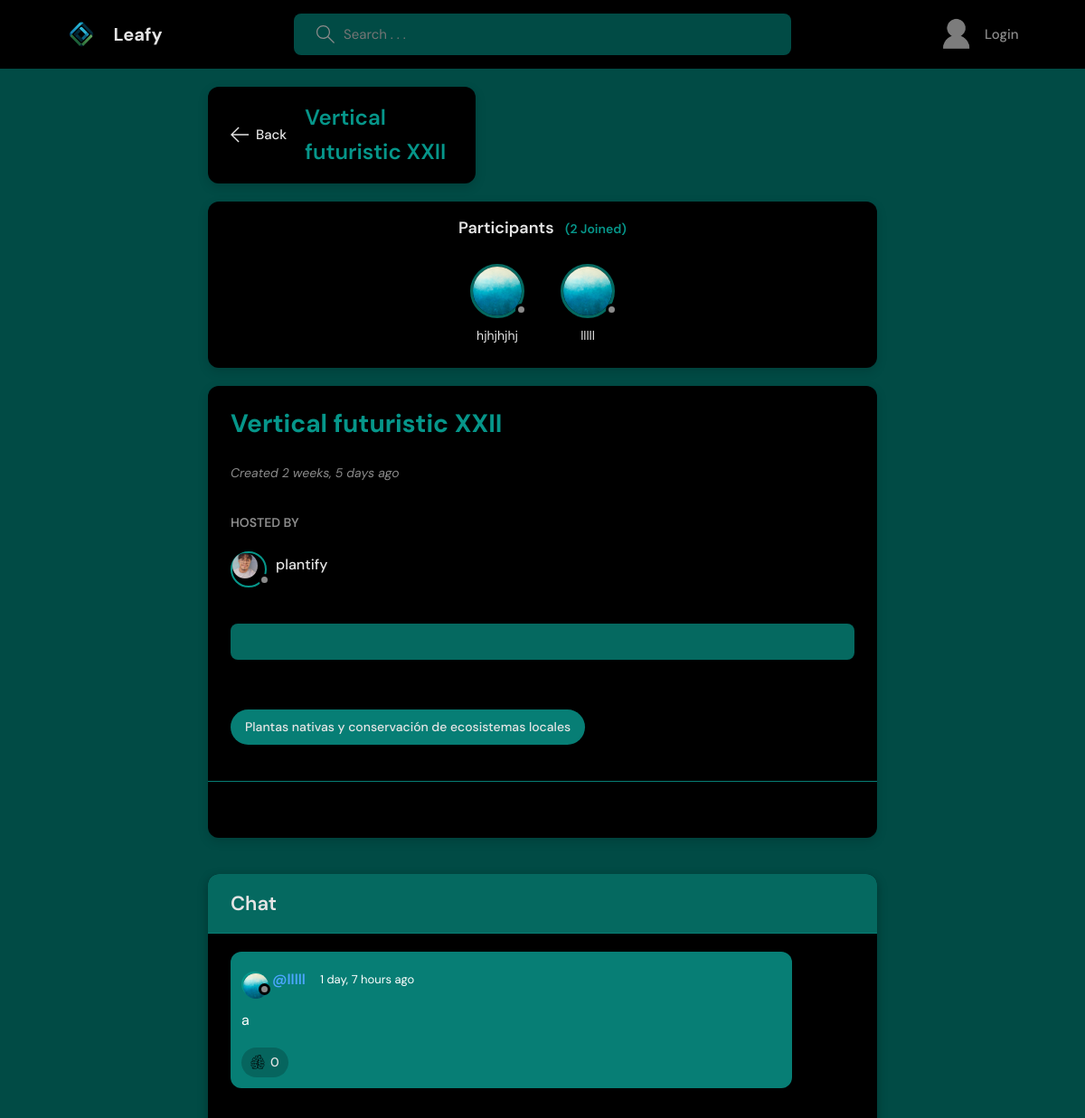
The app's page /room/4 (upper part), older data.
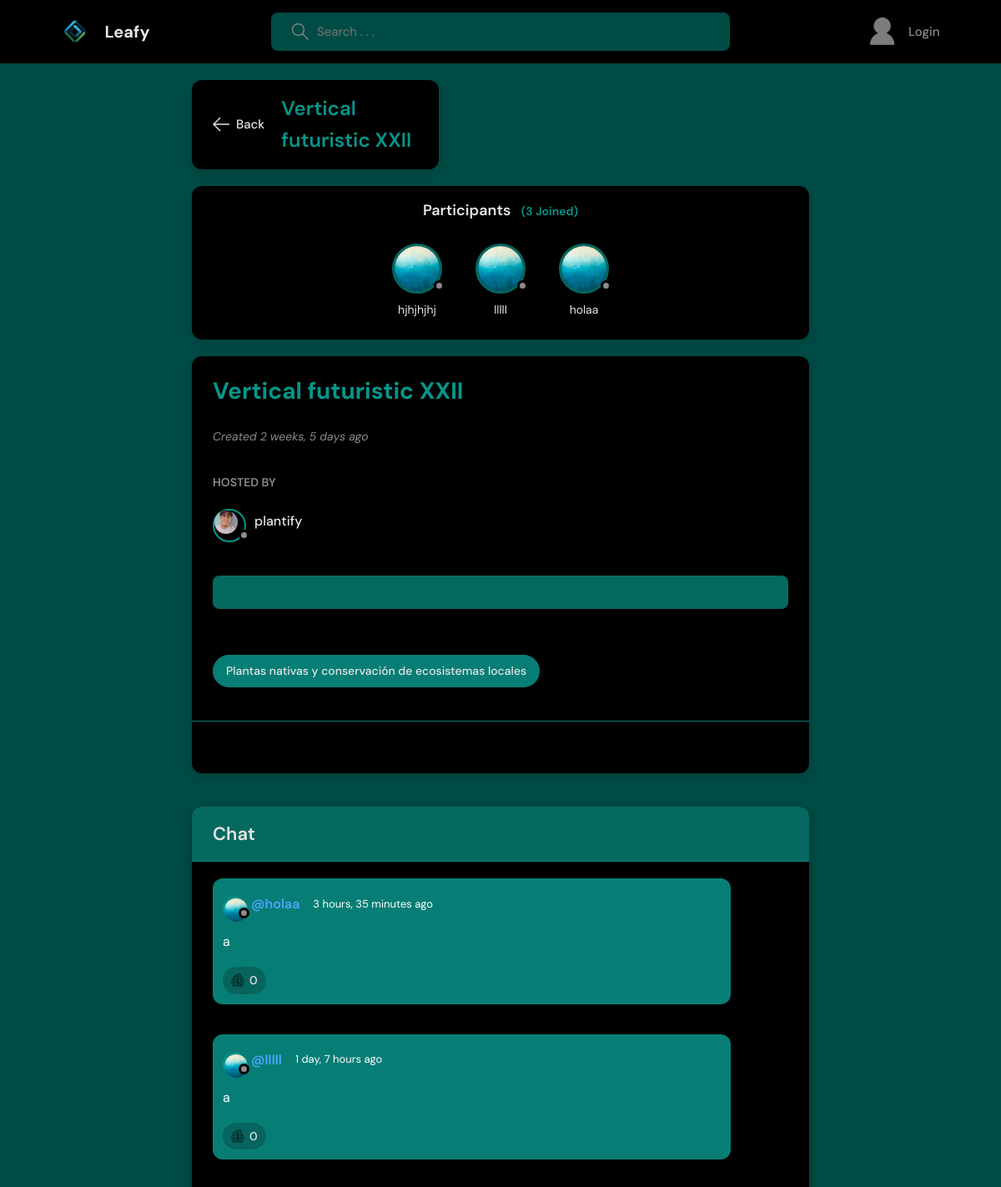
The same page, newer data.
### base/models.py (models this page shows, shortened)
class User(AbstractUser):
    name = models.CharField(max_length=200, null=True)
    email = models.EmailField(unique=True, null=True)
    bio = models.TextField(null=True)
    avatar = models.ImageField(null=True, default="blue.jpg")
    USERNAME_FIELD = 'email'
    REQUIRED_FIELDS = []

class Message(models.Model):
    user = models.ForeignKey(User, on_delete=models.CASCADE)
    room = models.ForeignKey(Room, on_delete=models.CASCADE)
    body = models.TextField()
    parent = models.ForeignKey('self', on_delete=models.CASCADE, null=True, blank=True, related_name='replies')
    depth = models.IntegerField(default=0)  # 0 para mensajes principales, 1-2 para respuestas
    likes = models.ManyToManyField(User, related_name='message_likes', blank=True)
    updated = models.DateTimeField(auto_now=True)
    created = models.DateTimeField(auto_now_add=True)
    class Meta:
        ordering = ['-updated', '-created']

### base/views.py (the view, shortened to what this page needs)
# urls.py: path('room/<str:pk>', views.room, name = "room"),
def room(request, pk):
    room = Room.objects.get(id=pk)
    room_messages = room.message_set.filter(parent=None).select_related('user').prefetch_related('replies', 'replies__user', 'replies__replies', 'replies__replies__user')
    participants = room.participants.all()
    context = {
        'room': room,
        'room_messages': room_messages,
        'participants': participants
    }
    return render(request, 'base/room.html', context)

### base/models.py (called while the page is built)
    def __str__(self):
        return self.name

### base/templates/base/room.html (shortened to what the changed rows need)
{%  extends 'main.html' %}
{% load static %}
{% block content %}
    <link rel="stylesheet" href="{% static 'styles/room.css' %}" />
    <link rel="stylesheet" href="{% static 'styles/room_replies.css' %}" />
    <main class="profile-page layout layout--2">
      <div class="container room-container" id="room-view">
        <div class="room-nav">
          <div class="room-nav__left">
            <h2 class="room-title">{{room.name}}</h2>
          </div>
        </div>
        <div class="participants-bar">
          <div class="participants-bar__header">
            <h3>Participants <span>({{participants.count}} Joined)</span></h3>
          </div>
          <div class="participants-bar__list">
            {% for user in participants %}
            <a href="{% url 'user-profile' user.id %}" class="participant-card">
              <div class="avatar avatar--medium">
                <img src="{{user.avatar.url}}" alt="{{user.username}}" />
              </div>
              <span class="participant-name">{{user.username}}</span>
            </a>
            {% endfor %}
          </div>
        </div>
        <div class="room">
          <div class="room__header">
            <div class="room__info">
              <h2 class="room__title">{{room.name}}</h2>
            </div>
          </div>
        </div>
        <div class="chat-container">
          <div class="chat-content">
            <div class="chat-messages">
                {% for message in room_messages %}
                <div class="chat-message {% if request.user == message.user %}chat-message--own{% endif %}" id="message-{{message.id}}">
                  <div class="chat-message__header">
                    <div class="chat-message__author">
                      <a href="{% url 'user-profile' message.user.id %}" class="chat-message__author-info">
                        <div class="avatar avatar--small">
                          <img src="{{message.user.avatar.url}}" alt="{{message.user.username}}'s profile picture" />
                        </div>
                        <span>@{{message.user.username}}</span>
                      </a>
                      <span class="chat-message__date">{{message.created|timesince}} ago</span>
                    </div>
                  </div>
                  <div class="chat-message__content">
                    {{message.body}}
                  </div>
                  <div class="chat-message__actions">
                    <div class="chat-message__action-group">
                      <a href="javascript:void(0)" data-url="{% url 'like-message' message.id %}" class="chat-message__like " >
                        <span class="leaf-icon">
                          <img src="{% static 'images/likes/hojavacia.png' %}" class="leaf-empty" alt="Like">
                        </span>
                        <span class="like-count">{{ message.likes.count }}</span>
                      </a>
                    </div>
                  </div>
                </div>
                {% endfor %}
              </div>
            </div>
          </div>
        </div>
    </main>
{% endblock content%}

Row changes from the older to the newer data that the page shows:
now on this page (row unchanged): User: avatar (picture), username "holaa"
added Message: user.avatar (picture), user.username "holaa", created "3 hours, 35 minutes", body "a", likes.count "0"
Text that changed along with them:
{{ participants.count }}: "2" → "3"
